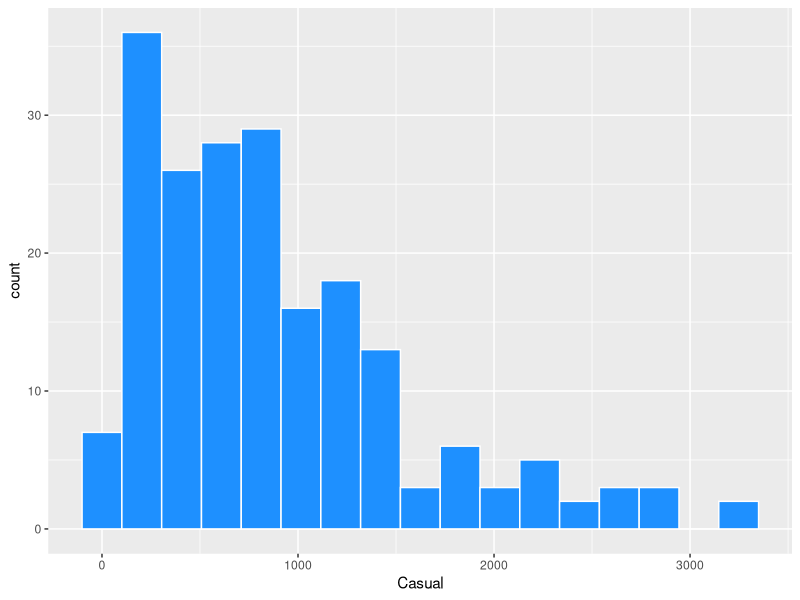
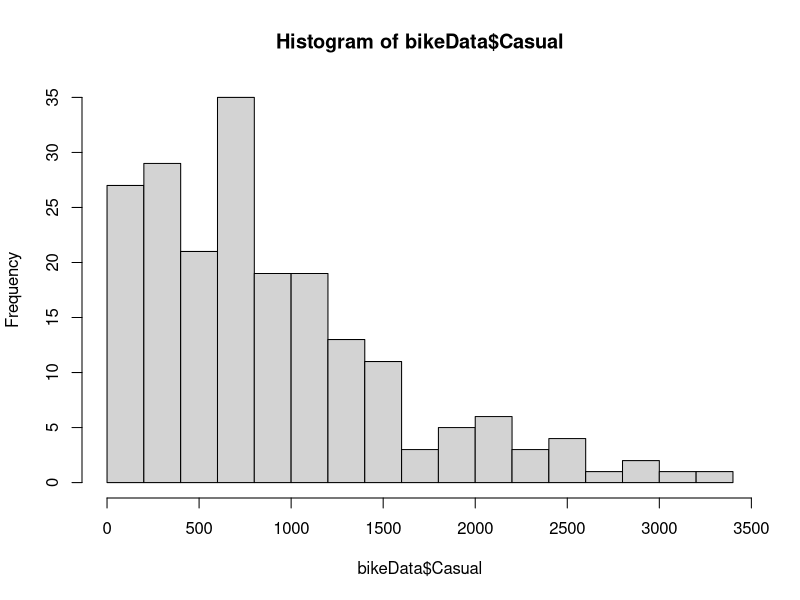

Write R code to recreate these figures, in order. (Note: this script raises an error after producing the figures.)
setwd("/datascience/projects/statisticallyfit/github/learningmathstat/RStatistics/STAT330 Statistical Learning/ASSIGNMENTS/")
options(show.signif.stars = FALSE)

library(ggplot2)

bikeData <- read.csv("bike.csv", header=TRUE)


# part a) histogram of casual users (number of casual users per day, the response variable)

# note: breaks = 15 implies 15+1 = 16 classes
numClasses = 16
# formula for calculating binwidth is: (max - min) / number of classes = class width
# Calculating: 
theBinWidth = round(diff(range(bikeData$Casual)) / numClasses); theBinWidth

ggplot(data=bikeData, aes(x=Casual)) + 
      geom_histogram(color="white", fill="dodgerblue",binwidth=theBinWidth)

# Or can do it with regular R
hist(bikeData$Casual, breaks=15)

# Distribution is highly right-skewed with long right tail (skewness would be > 0)
# This means over the 200 days, there are more likely to be few casual bike users
# than many casual bike users. This is shown by the fact that most of the distribution
# is gathered on the left, where the response has low value, and there are few
# high values of casual users, shown by the long right tail. 

# part b) --------------------------------------------------

pairs(bikeData[,1:8]) # include all predictors but the last, since Casual = response

# There seems to be no correlation between variables since either the plots contain
# a cloud of dots, with no linear pattern, or they are vertical series or horizontal
# series of dots, again indicating no linear correlation. 


# part c) --------------------------------------------------
